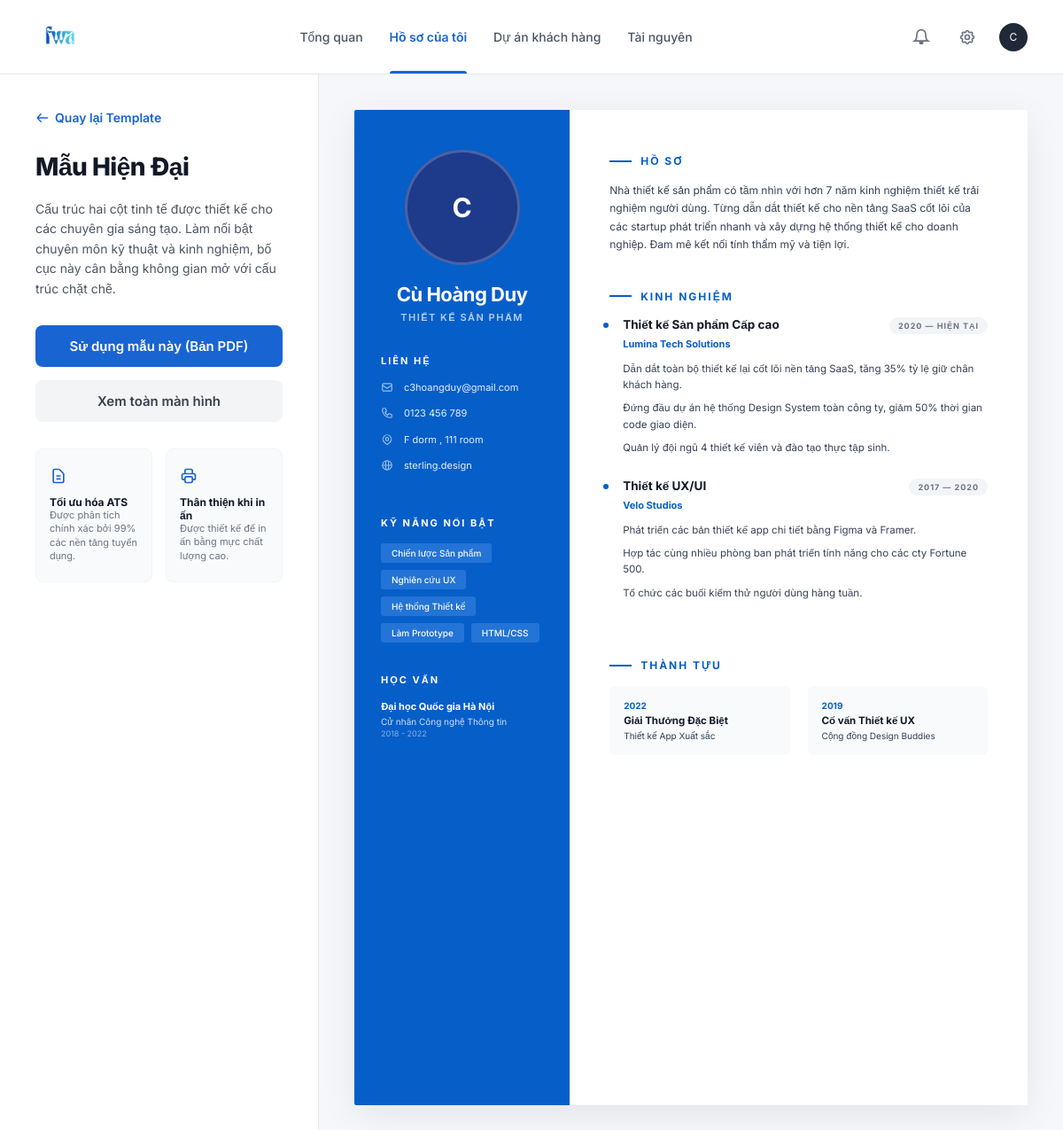
Screenshot of /profile (signed in) with the database file from the repository.
### app.py (models this page shows, shortened)
class User(db.Model):
    __tablename__ = 'users'
    id = db.Column(db.Integer, primary_key=True)
    google_id = db.Column(db.String(100), unique=True, nullable=True)
    email = db.Column(db.String(100), unique=True, nullable=False)
    username = db.Column(db.String(50), unique=True, nullable=True)
    password_hash = db.Column(db.String(200), nullable=True)
    name = db.Column(db.String(100))
    picture = db.Column(db.String(200))
    created_at = db.Column(db.DateTime, server_default=db.func.now())
    phone = db.Column(db.String(20))
    address = db.Column(db.String(200))
    bio = db.Column(db.Text)
    skills = db.Column(db.Text)
    education = db.Column(db.Text)
    experience = db.Column(db.Text)
    job_title = db.Column(db.String(100))
    dob = db.Column(db.String(20))
    marital_status = db.Column(db.String(20))
    languages = db.Column(db.String(100))
    cvs = db.relationship('CV', back_populates='user', cascade='all, delete-orphan')

### app.py (the view)
    def decorated_function(*args, **kwargs):
        if 'user_id' not in session:
            session['next_url'] = request.url
            return redirect(url_for('login'))
        return f(*args, **kwargs)

### app.py (called while the page is built)
def login_required(f):
    def decorated_function(*args, **kwargs):
        if 'user_id' not in session:
            session['next_url'] = request.url
            return redirect(url_for('login'))
        return f(*args, **kwargs)
    decorated_function.__name__ = f.__name__
    return decorated_function

@app.route('/profile')
@login_required
def profile():
    user = User.query.get(session['user_id'])
    return render_template('profile.html', user=user)

### templates/profile.html (shortened to what this page needs)
<!DOCTYPE html>
<html lang="en">
<head>
</head>
<body>
  <nav class="navbar">
    <a href="{{ url_for('job_list') }}" class="nav-logo"><img src="{{ url_for('static', filename='logo.png') }}" alt="Logo" style="height: 56px; vertical-align: middle;"></a>
    <div class="nav-center">
      <a href="{{ url_for('job_list') }}" class="nav-link">Tổng quan</a>
      <a href="{{ url_for('profile') }}" class="nav-link active">Hồ sơ của tôi</a>
      <a href="#" class="nav-link">Dự án khách hàng</a>
      <a href="#" class="nav-link">Tài nguyên</a>
    </div>
    <div class="nav-right">
      <div class="icon-btn" title="Thông báo">
        <svg fill="none" stroke="currentColor" stroke-width="2" viewBox="0 0 24 24" width="20" height="20"><path d="M18 8A6 6 0 006 8c0 7-3 9-3 9h18s-3-2-3-9zm-6 13a2 2 0 01-2-2h4a2 2 0 01-2 2z"></path></svg>
      </div>
      <a href="{{ url_for('edit_profile') }}" class="icon-btn" title="Cài đặt">
      </a>
      <div class="avatar">
        {% if session.get('user_picture') %}<img src="{{ session.get('user_picture') }}">
        {% else %}{{ (user.name or 'U')[0].upper() }}{% endif %}
      </div>
    </div>
  </nav>
  <div class="app-body">
    <div class="panel-left">
      <a href="{{ url_for('edit_profile') }}" class="back-btn">
        <svg fill="none" stroke="currentColor" stroke-width="2" viewBox="0 0 24 24" width="16" height="16"><path d="M10 19l-7-7m0 0l7-7m-7 7h18"></path></svg>
        Quay lại Template
      </a>
      <h1 class="template-title">Mẫu Hiện Đại</h1>
      <p class="template-desc">Cấu trúc hai cột tinh tế được thiết kế cho các chuyên gia sáng tạo. Làm nổi bật chuyên môn kỹ thuật và kinh nghiệm, bố cục này cân bằng không gian mở với cấu trúc chặt chẽ.</p>
      <button onclick="downloadPDF()" class="btn btn-blue">Sử dụng mẫu này (Bản PDF)</button>
      <button class="btn btn-light" onclick="openFullscreen()">Xem toàn màn hình</button>
      <div class="features-grid">
        <div class="feature-card">
          <svg class="feature-icon" fill="none" stroke="currentColor" stroke-width="2" viewBox="0 0 24 24" width="20" height="20"><path d="M9 12h6m-6 4h6m2 5H7a2 2 0 01-2-2V5a2 2 0 012-2h5.586a1 1 0 01.707.293l5.414 5.414a1 1 0 01.293.707V19a2 2 0 01-2 2z"></path></svg>
          <div>
            <div class="feature-title">Tối ưu hóa ATS</div>
            <div class="feature-desc">Được phân tích chính xác bởi 99% các nền tảng tuyển dụng.</div>
          </div>
        </div>
        <div class="feature-card">
          <svg class="feature-icon" fill="none" stroke="currentColor" stroke-width="2" viewBox="0 0 24 24" width="20" height="20"><path d="M17 17h2a2 2 0 002-2v-4a2 2 0 00-2-2H5a2 2 0 00-2 2v4a2 2 0 002 2h2m2 4h6a2 2 0 002-2v-4a2 2 0 00-2-2H9a2 2 0 00-2 2v4a2 2 0 002 2zm8-12V5a2 2 0 00-2-2H9a2 2 0 00-2 2v4h10z"></path></svg>
          <div>
            <div class="feature-title">Thân thiện khi in ấn</div>
            <div class="feature-desc">Được thiết kế để in ấn bằng mực chất lượng cao.</div>
          </div>
        </div>
      </div>
    </div>
    <div class="panel-right">
      <div class="cv-paper" id="cv-paper-print">
        <div class="cv-aside">
          <div class="cv-avatar-wrap">
            <div class="cv-avatar">
              {% if session.get('user_picture') %}<img src="{{ session.get('user_picture') }}">
              {% else %}{{ (user.name or 'A')[0].upper() }}{% endif %}
            </div>
            <div class="cv-name">{{ user.name or 'Nguyễn Văn A' }}</div>
            <div class="cv-job">{{ user.job_title or 'THIẾT KẾ SẢN PHẨM' }}</div>
          </div>
          <div class="cv-section">
            <h3>LIÊN HỆ</h3>
            <div class="cv-contact-item">
              <svg fill="none" stroke="currentColor" stroke-width="2" viewBox="0 0 24 24"><path d="M3 8l7.89 5.26a2 2 0 002.22 0L21 8M5 19h14a2 2 0 002-2V7a2 2 0 00-2-2H5a2 2 0 00-2 2v10a2 2 0 002 2z"></path></svg>
              <span>{{ user.email }}</span>
            </div>
            <div class="cv-contact-item">
              <svg fill="none" stroke="currentColor" stroke-width="2" viewBox="0 0 24 24"><path d="M3 5a2 2 0 012-2h3.28a1 1 0 01.948.684l1.498 4.493a1 1 0 01-.502 1.21l-2.257 1.13a11.042 11.042 0 005.516 5.516l1.13-2.257a1 1 0 011.21-.502l4.493 1.498a1 1 0 01.684.949V19a2 2 0 01-2 2h-1C9.716 21 3 14.284 3 6V5z"></path></svg>
              <span>{{ user.phone or '0123 456 789' }}</span>
            </div>
            <div class="cv-contact-item">
              <svg fill="none" stroke="currentColor" stroke-width="2" viewBox="0 0 24 24"><path d="M17.657 16.657L13.414 20.9a1.998 1.998 0 01-2.827 0l-4.244-4.243a8 8 0 1111.314 0z"></path><path d="M15 11a3 3 0 11-6 0 3 3 0 016 0z"></path></svg>
              <span>{{ user.address or 'Hà Nội, Việt Nam' }}</span>
            </div>
            <div class="cv-contact-item">
              <svg fill="none" stroke="currentColor" stroke-width="2" viewBox="0 0 24 24"><path d="M21 12a9 9 0 01-9 9m9-9a9 9 0 00-9-9m9 9H3m9 9a9 9 0 01-9-9m9 9c1.657 0 3-4.03 3-9s-1.343-9-3-9m0 18c-1.657 0-3-4.03-3-9s1.343-9 3-9m-9 9a9 9 0 019-9"></path></svg>
              <span>sterling.design</span>
            </div>
          </div>
          <div class="cv-section">
            <h3>KỸ NĂNG NỔI BẬT</h3>
            <div class="cv-skills-wrap">
              {% if user.skills %}
                {% for skill in user.skills.replace(':',',').replace('\n',',').split(',') %}
                  {% if skill.strip() %}
                    <div class="cv-skill-tag">{{ skill.strip() }}</div>
                  {% endif %}
                {% endfor %}
              {% else %}
                <div class="cv-skill-tag">Chiến lược Sản phẩm</div>
                <div class="cv-skill-tag">Nghiên cứu UX</div>
                <div class="cv-skill-tag">Hệ thống Thiết kế</div>
                <div class="cv-skill-tag">Làm Prototype</div>
                <div class="cv-skill-tag">HTML/CSS</div>
              {% endif %}
            </div>
          </div>
          <div class="cv-section">
            <h3>HỌC VẤN</h3>
            <div class="cv-edu-item">
              <div class="cv-edu-school">Đại học Quốc gia Hà Nội</div>
              <div class="cv-edu-degree">Cử nhân Công nghệ Thông tin</div>
              <div class="cv-edu-year">2018 - 2022</div>
            </div>
          </div>
        </div>
        <div class="cv-main">
          <div>
            <div class="cv-head-title">HỒ SƠ</div>
            <p class="cv-profile-text">{{ user.bio or 'Nhà thiết kế sản phẩm có tầm nhìn với hơn 7 năm kinh nghiệm thiết kế trải nghiệm người dùng. Từng dẫn dắt thiết kế cho nền tảng SaaS cốt lõi của các startup phát triển nhanh và xây dựng hệ thống thiết kế cho doanh nghiệp. Đam mê kết nối tính thẩm mỹ và tiện lợi.' }}</p>
          </div>
          <div>
            <div class="cv-head-title">KINH NGHIỆM</div>
            {% if user.experience %}
                {% for exp in user.experience.split('\n') %}
                    {% if exp.strip() %}
                    <div class="cv-exp-item" style="padding-left: 20px;">
                        <div class="cv-exp-desc">{{ exp.strip() }}</div>
                    </div>
                    {% endif %}
                {% endfor %}
            {% else %}
              <div class="cv-exp-item" style="padding-left: 15px;">
                <div class="cv-exp-header">
                  <span class="cv-exp-role">Thiết kế Sản phẩm Cấp cao</span>
                  <span class="cv-exp-date">2020 — HIỆN TẠI</span>
                </div>
                <div class="cv-exp-company">Lumina Tech Solutions</div>
                <p class="cv-exp-desc">Dẫn dắt toàn bộ thiết kế lại cốt lõi nền tảng SaaS, tăng 35% tỷ lệ giữ chân khách hàng.</p>
                <p class="cv-exp-desc">Đứng đầu dự án hệ thống Design System toàn công ty, giảm 50% thời gian code giao diện.</p>
                <p class="cv-exp-desc">Quản lý đội ngũ 4 thiết kế viên và đào tạo thực tập sinh.</p>
              </div>
              <div class="cv-exp-item" style="padding-left: 15px;">
                <div class="cv-exp-header">
                  <span class="cv-exp-role">Thiết kế UX/UI</span>
                  <span class="cv-exp-date">2017 — 2020</span>
                </div>
                <div class="cv-exp-company">Velo Studios</div>
                <p class="cv-exp-desc">Phát triển các bản thiết kế app chi tiết bằng Figma và Framer.</p>
                <p class="cv-exp-desc">Hợp tác cùng nhiều phòng ban phát triển tính năng cho các cty Fortune 500.</p>
                <p class="cv-exp-desc">Tổ chức các buổi kiểm thử người dùng hàng tuần.</p>
              </div>
            {% endif %}
          </div>
          <div>
            <div class="cv-head-title">THÀNH TỰU</div>
            <div class="achieve-grid">
              <div class="achieve-card">
                <div class="achieve-year">2022</div>
                <div class="achieve-title">Giải Thưởng Đặc Biệt</div>
                <div class="achieve-desc">Thiết kế App Xuất sắc</div>
              </div>
              <div class="achieve-card">
                <div class="achieve-year">2019</div>
                <div class="achieve-title">Cố vấn Thiết kế UX</div>
                <div class="achieve-desc">Cộng đồng Design Buddies</div>
              </div>
            </div>
          </div>
        </div>
      </div>
    </div>
  </div>
</body>
</html>

### rows the page displays
User: name "C", name "Cù Hoàng Duy", job_title "THIẾT KẾ SẢN PHẨM", email "c3hoangduy@gmail.com", phone "0123 456 789", address "F dorm , 111 room", bio "Nhà thiết kế sản phẩm có tầm nhìn với hơn 7 năm kinh nghiệm thiết kế trải nghiệm người dùng. Từng dẫn dắt thiết kế cho nền tảng SaaS cốt lõi của các startup phát triển nhanh và xây dựng hệ thống thiết kế cho doanh nghiệp. Đam mê kết nối tính thẩm mỹ và tiện lợi."
